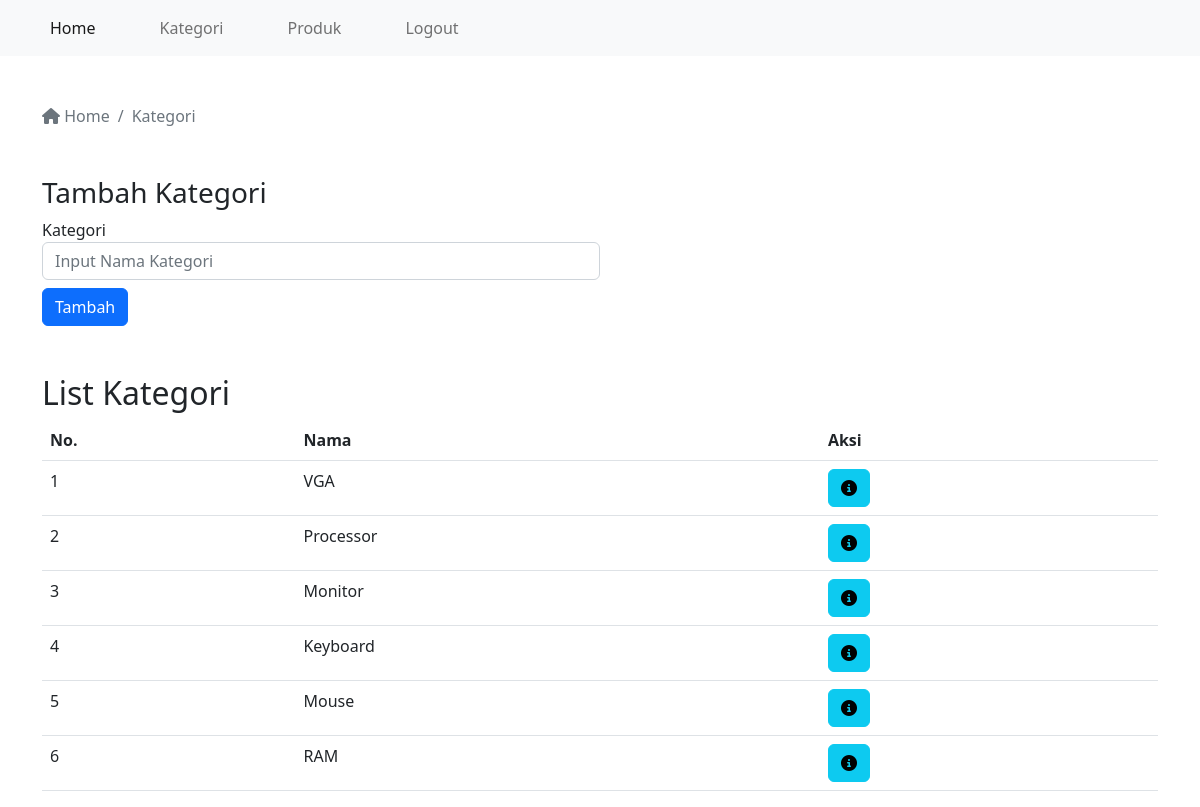
Page /adminpanel/kategori.php (signed in) on the committed database.
### tables this page shows
CREATE TABLE `kategori` (
  `id` int(11) NOT NULL,
  `nama` varchar(125) NOT NULL
);

### adminpanel/kategori.php (the view, shortened to what this page needs)
<?php
require "../koneksi.php";
$queryKategori = mysqli_query($db, "SELECT * FROM kategori");
$jumlahKategori = mysqli_num_rows($queryKategori);
?>
<!DOCTYPE html>
<html lang="en">
<head>
  <link href="https://cdn.jsdelivr.net/npm/bootstrap@5.2.0-beta1/dist/css/bootstrap.min.css" rel="stylesheet">
</head>
<body>
  <?php require 'navbar.php' ?>
  <div class="container mt-5">
    <nav aria-label="breadcrumb">
      <ol class="breadcrumb">
        <li class="breadcrumb-item active" aria-current="page">
          <a class="no-decoration text-muted" href="index.php"><i class="fa-solid fa-house"></i> Home
          </a>
        </li>
        <li class="breadcrumb-item active" aria-current="page">
          Kategori
        </li>
      </ol>
    </nav>
    <div class="my-5 col-12 col-md-6">
      <h3>Tambah Kategori</h3>
      <form action="" method="post">
        <div>
          <label for="kategori">Kategori</label>
          <input type="text" id="kategori" name="kategori" placeholder="Input Nama Kategori" class="form-control" required>
        </div>
        <div>
          <button class="btn btn-primary mt-2" type="submit" name="save_kategori">Tambah</button>
        </div>
      </form>
    </div>
    <div class="mt-5">
      <h2>List Kategori</h2>
      <div class="table-responsive">
        <table class="table">
          <thead>
            <tr>
              <th>No. </th>
              <th>Nama</th>
              <th>Aksi</th>
            </tr>
          </thead>
          <tbody>
            <?php
            if ($jumlahKategori == 0) {
            ?>
              <tr>
                <td colspan="3" class="text-center">Data Tidak Tersedia</td>
              </tr>
              <?php
            } else {
              $jumlah = 1;
              while ($data = mysqli_fetch_array($queryKategori)) {
              ?>
                <tr>
                  <td><?= $jumlah; ?></td>
                  <td><?= $data['nama']; ?></td>
                  <td><a href="kategori-detail.php?r=<?= $data['id']; ?>" class="btn btn-info"> <i class="fa-solid fa-circle-info"></i></a></td>
                </tr>
            <?php
                $jumlah++;
              }
            }
            ?>
          </tbody>
        </table>
      </div>
    </div>
  </div>
</body>
</html>

### adminpanel/kategori.php (style rules this page uses)
.no-decoration { text-decoration: none; }

### rows in the picture
kategori: nama "VGA"
kategori: nama "Processor"
kategori: nama "Monitor"
kategori: nama "Keyboard"
kategori: nama "Mouse"
kategori: nama "RAM"
